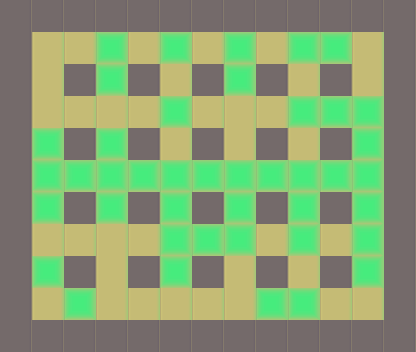

Below is a game level as drawn by its tile map, then a one-line description and the .tmx file that defines it, in full:
An orthogonal 13x11 tile map with 32x32 px tiles, 2 tile layers (base, piedras).

<map version="1.0" orientation="orthogonal" renderorder="right-down" width="13" height="11" tilewidth="32" tileheight="32" nextobjectid="1">
 <properties>
  <property name="nombre" value="Nivel 1" />
 </properties>
 <tileset firstgid="1" name="tile" tilewidth="32" tileheight="32" tilecount="3">
  <image source="../tilebase.png" width="96" height="32" />
  <terraintypes>
   <terrain name="New Terrain" tile="-1" />
  </terraintypes>
 </tileset>
 <layer name="base" width="13" height="11">
  <data>
   <tile gid="1" />
   <tile gid="1" />
   <tile gid="1" />
   <tile gid="1" />
   <tile gid="1" />
   <tile gid="1" />
   <tile gid="1" />
   <tile gid="1" />
   <tile gid="1" />
   <tile gid="1" />
   <tile gid="1" />
   <tile gid="1" />
   <tile gid="1" />
   <tile gid="1" />
   <tile gid="2" />
   <tile gid="2" />
   <tile gid="2" />
   <tile gid="2" />
   <tile gid="2" />
   <tile gid="2" />
   <tile gid="2" />
   <tile gid="2" />
   <tile gid="2" />
   <tile gid="2" />
   <tile gid="2" />
   <tile gid="1" />
   <tile gid="1" />
   <tile gid="2" />
   <tile gid="1" />
   <tile gid="2" />
   <tile gid="1" />
   <tile gid="2" />
   <tile gid="1" />
   <tile gid="2" />
   <tile gid="1" />
   <tile gid="2" />
   <tile gid="1" />
   <tile gid="2" />
   <tile gid="1" />
   <tile gid="1" />
   <tile gid="2" />
   <tile gid="2" />
   <tile gid="2" />
   <tile gid="2" />
   <tile gid="2" />
   <tile gid="2" />
   <tile gid="2" />
   <tile gid="2" />
   <tile gid="2" />
   <tile gid="2" />
   <tile gid="2" />
   <tile gid="1" />
   <tile gid="1" />
   <tile gid="2" />
   <tile gid="1" />
   <tile gid="2" />
   <tile gid="1" />
   <tile gid="2" />
   <tile gid="1" />
   <tile gid="2" />
   <tile gid="1" />
   <tile gid="2" />
   <tile gid="1" />
   <tile gid="2" />
   <tile gid="1" />
   <tile gid="1" />
   <tile gid="2" />
   <tile gid="2" />
   <tile gid="2" />
   <tile gid="2" />
   <tile gid="2" />
   <tile gid="2" />
   <tile gid="2" />
   <tile gid="2" />
   <tile gid="2" />
   <tile gid="2" />
   <tile gid="2" />
   <tile gid="1" />
   <tile gid="1" />
   <tile gid="2" />
   <tile gid="1" />
   <tile gid="2" />
   <tile gid="1" />
   <tile gid="2" />
   <tile gid="1" />
   <tile gid="2" />
   <tile gid="1" />
   <tile gid="2" />
   <tile gid="1" />
   <tile gid="2" />
   <tile gid="1" />
   <tile gid="1" />
   <tile gid="2" />
   <tile gid="2" />
   <tile gid="2" />
   <tile gid="2" />
   <tile gid="2" />
   <tile gid="2" />
   <tile gid="2" />
   <tile gid="2" />
   <tile gid="2" />
   <tile gid="2" />
   <tile gid="2" />
   <tile gid="1" />
   <tile gid="1" />
   <tile gid="2" />
   <tile gid="1" />
   <tile gid="2" />
   <tile gid="1" />
   <tile gid="2" />
   <tile gid="1" />
   <tile gid="2" />
   <tile gid="1" />
   <tile gid="2" />
   <tile gid="1" />
   <tile gid="2" />
   <tile gid="1" />
   <tile gid="1" />
   <tile gid="2" />
   <tile gid="2" />
   <tile gid="2" />
   <tile gid="2" />
   <tile gid="2" />
   <tile gid="2" />
   <tile gid="2" />
   <tile gid="2" />
   <tile gid="2" />
   <tile gid="2" />
   <tile gid="2" />
   <tile gid="1" />
   <tile gid="1" />
   <tile gid="1" />
   <tile gid="1" />
   <tile gid="1" />
   <tile gid="1" />
   <tile gid="1" />
   <tile gid="1" />
   <tile gid="1" />
   <tile gid="1" />
   <tile gid="1" />
   <tile gid="1" />
   <tile gid="1" />
   <tile gid="1" />
  </data>
 </layer>
 <layer name="piedras" width="13" height="11">
  <data>
   <tile gid="0" />
   <tile gid="0" />
   <tile gid="0" />
   <tile gid="0" />
   <tile gid="0" />
   <tile gid="0" />
   <tile gid="0" />
   <tile gid="0" />
   <tile gid="0" />
   <tile gid="0" />
   <tile gid="0" />
   <tile gid="0" />
   <tile gid="0" />
   <tile gid="0" />
   <tile gid="0" />
   <tile gid="0" />
   <tile gid="3" />
   <tile gid="0" />
   <tile gid="3" />
   <tile gid="0" />
   <tile gid="3" />
   <tile gid="0" />
   <tile gid="3" />
   <tile gid="3" />
   <tile gid="0" />
   <tile gid="0" />
   <tile gid="0" />
   <tile gid="0" />
   <tile gid="0" />
   <tile gid="3" />
   <tile gid="0" />
   <tile gid="0" />
   <tile gid="0" />
   <tile gid="3" />
   <tile gid="0" />
   <tile gid="0" />
   <tile gid="0" />
   <tile gid="0" />
   <tile gid="0" />
   <tile gid="0" />
   <tile gid="0" />
   <tile gid="0" />
   <tile gid="0" />
   <tile gid="0" />
   <tile gid="3" />
   <tile gid="0" />
   <tile gid="0" />
   <tile gid="0" />
   <tile gid="3" />
   <tile gid="3" />
   <tile gid="3" />
   <tile gid="0" />
   <tile gid="0" />
   <tile gid="3" />
   <tile gid="0" />
   <tile gid="3" />
   <tile gid="0" />
   <tile gid="0" />
   <tile gid="0" />
   <tile gid="0" />
   <tile gid="0" />
   <tile gid="0" />
   <tile gid="0" />
   <tile gid="3" />
   <tile gid="0" />
   <tile gid="0" />
   <tile gid="3" />
   <tile gid="3" />
   <tile gid="3" />
   <tile gid="3" />
   <tile gid="3" />
   <tile gid="3" />
   <tile gid="3" />
   <tile gid="3" />
   <tile gid="3" />
   <tile gid="3" />
   <tile gid="3" />
   <tile gid="0" />
   <tile gid="0" />
   <tile gid="3" />
   <tile gid="0" />
   <tile gid="3" />
   <tile gid="0" />
   <tile gid="3" />
   <tile gid="0" />
   <tile gid="3" />
   <tile gid="0" />
   <tile gid="3" />
   <tile gid="0" />
   <tile gid="3" />
   <tile gid="0" />
   <tile gid="0" />
   <tile gid="0" />
   <tile gid="0" />
   <tile gid="0" />
   <tile gid="0" />
   <tile gid="3" />
   <tile gid="3" />
   <tile gid="3" />
   <tile gid="0" />
   <tile gid="3" />
   <tile gid="0" />
   <tile gid="3" />
   <tile gid="0" />
   <tile gid="0" />
   <tile gid="3" />
   <tile gid="0" />
   <tile gid="0" />
   <tile gid="0" />
   <tile gid="3" />
   <tile gid="0" />
   <tile gid="0" />
   <tile gid="0" />
   <tile gid="0" />
   <tile gid="0" />
   <tile gid="3" />
   <tile gid="0" />
   <tile gid="0" />
   <tile gid="0" />
   <tile gid="3" />
   <tile gid="0" />
   <tile gid="0" />
   <tile gid="0" />
   <tile gid="0" />
   <tile gid="0" />
   <tile gid="3" />
   <tile gid="3" />
   <tile gid="0" />
   <tile gid="0" />
   <tile gid="0" />
   <tile gid="0" />
   <tile gid="0" />
   <tile gid="0" />
   <tile gid="0" />
   <tile gid="0" />
   <tile gid="0" />
   <tile gid="0" />
   <tile gid="0" />
   <tile gid="0" />
   <tile gid="0" />
   <tile gid="0" />
   <tile gid="0" />
   <tile gid="0" />
  </data>
 </layer>
</map>
